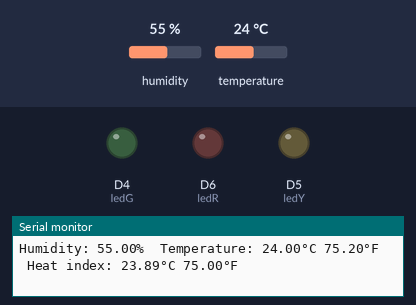
Recording of a sketch running on a simulated ESP8266 (NodeMCU). On the bench: output pins drawn as LEDs (lit = HIGH), the last lines printed to the serial monitor. The inputs (shaded band) are chosen by the test bench; at power-on: temperature 24 °C, humidity 55 %.

Above: at 6.8 s.
6.9 s: temperature set to 12 °C
At 8.9 s:
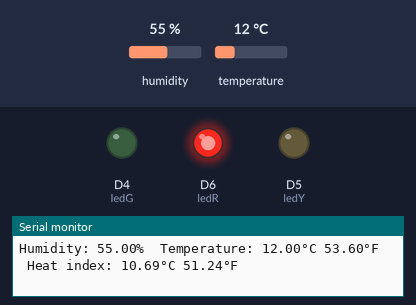
At 10.1 s:
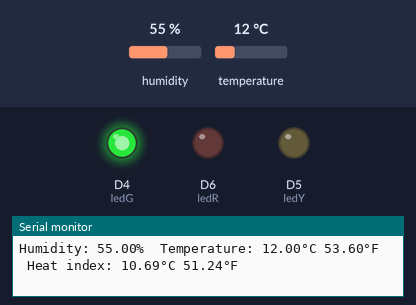
Timing chart, 0 to 12.1 s (numbered marks = the images above; inputs shaded):
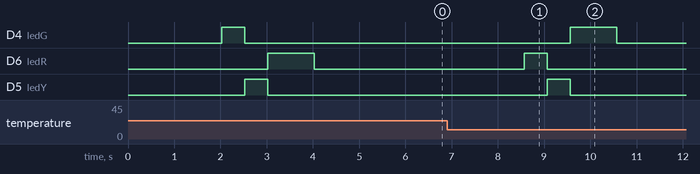

The sketch:

CW2___________________________.ino
```cpp
#include "DHT.h"

#define DHTPIN D7     // Digital pin connected to the DHT sensor
#define DHTTYPE DHT22   // DHT 22  (AM2302), AM2321

const int ledG = D4;   // Green LED pin
const int ledY = D5;   // Yellow LED pin
const int ledR = D6;   // Red LED pin

DHT dht(DHTPIN, DHTTYPE);
float previousTemp = 0.0; // Variable to store the previous temperature

void setup() {
  Serial.begin(9600);
  Serial.println(F("DHTxx test!"));

  dht.begin();

  pinMode(ledG, OUTPUT);
  pinMode(ledY, OUTPUT);
  pinMode(ledR, OUTPUT);

  // Initialize the LEDs to be off
  digitalWrite(ledG, LOW);
  digitalWrite(ledY, LOW);
  digitalWrite(ledR, LOW);
}

void loop() {
  // Wait a few seconds between measurements.
  delay(2000);

  float h = dht.readHumidity();
  float t = dht.readTemperature();
  float f = dht.readTemperature(true);

  if (isnan(h) || isnan(t) || isnan(f)) {
    Serial.println(F("Failed to read from DHT sensor!"));
    return;
  }

  float hif = dht.computeHeatIndex(f, h);
  float hic = dht.computeHeatIndex(t, h, false);

  Serial.print(F("Humidity: "));
  Serial.print(h);
  Serial.print(F("%  Temperature: "));
  Serial.print(t);
  Serial.print(F("°C "));
  Serial.print(f);
  Serial.print(F("°F  Heat index: "));
  Serial.print(hic);
  Serial.print(F("°C "));
  Serial.print(hif);
  Serial.println(F("°F"));

  if (t > previousTemp) {
    // Temperature increased
    digitalWrite(ledG, HIGH);
    digitalWrite(ledY, LOW);
    digitalWrite(ledR, LOW);
    delay(500);

    digitalWrite(ledG, LOW);
    digitalWrite(ledY, HIGH);
    digitalWrite(ledR, LOW);
    delay(500);

    digitalWrite(ledG, LOW);
    digitalWrite(ledY, LOW);
    digitalWrite(ledR, HIGH);
    delay(500);

  } else if (t < previousTemp) {
    // Temperature decreased
    digitalWrite(ledR, HIGH);
    digitalWrite(ledY, LOW);
    digitalWrite(ledG, LOW);
    delay(500);

    digitalWrite(ledR, LOW);
    digitalWrite(ledY, HIGH);
    digitalWrite(ledG, LOW);
    delay(500);

    digitalWrite(ledR, LOW);
    digitalWrite(ledY, LOW);
    digitalWrite(ledG, HIGH);
    delay(500);

  } else {
    // Temperature unchanged, turn off all LEDs
    digitalWrite(ledG, LOW);
    digitalWrite(ledY, LOW);
    digitalWrite(ledR, LOW);
  }

  // Store the current temperature for the next comparison
  previousTemp = t;

  // Turn off all LEDs after indicating the change
  delay(500);
  digitalWrite(ledG, LOW);
  digitalWrite(ledY, LOW);
  digitalWrite(ledR, LOW);
}
```

Measured:
- after the input at 6.9 s, D4 (ledG): LOW → HIGH after 2.7 s, → LOW 1.0 s later; D6 (ledR): LOW → HIGH after 1.7 s, → LOW 0.50 s later; D5 (ledY): LOW → HIGH after 2.2 s, → LOW 0.50 s later
